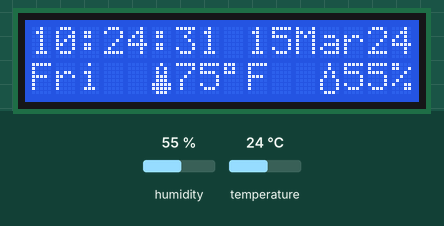
Recording of a sketch running on a simulated Arduino Mega 2560, built with avr-gcc and run on an emulated ATmega2560. On the bench: 16×2 character LCD. Inputs (shaded band) come from the test bench; at power-on: humidity 55 %, temperature 24 °C. The local clock reads 2024-03-15 10:24:30 at power-on unless the sketch sets it; what the sketch prints to the serial monitor is not drawn.

Above: at 1.3 s.
1.4 s: humidity set to 22 %
At 3.2 s:
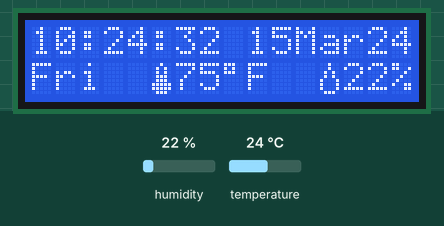
5.0 s: temperature set to 12 °C
At 6.6 s:
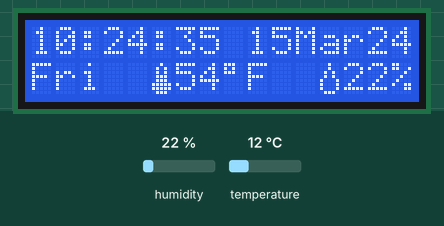
8.3 s: humidity set to 40 %
At 9.9 s:
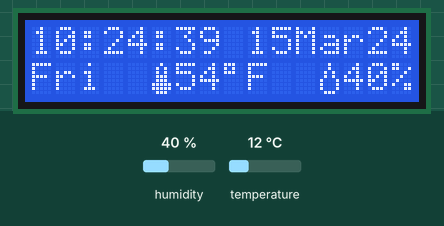
11.7 s: temperature set to 19 °C
At 13.2 s:
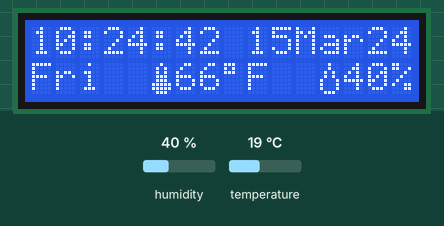
Timing chart, 0 to 14.7 s (numbered marks = the images above; inputs shaded):
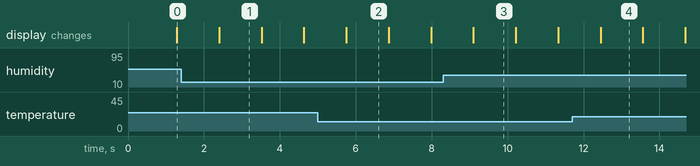

Measured:
- what the display in image 1 shows lasts 1.1 s, from 2.4 s to 3.5 s

The sketch:

ClockShowingHumidityAndTemperatureOn1602LCD.ino
```cpp
// (licence header left out)
/*
Hardware used
- 1602 LCD with  i2c
- Arduino Mega2560 board
- RTC is DS3231
- DHT11 Temperature and Humidity sensor
- 10K potentiometer to adjust LCD brightness
- Breadboard
- Jumpers

By editing respective parameters to method calls in this program, the display can be made to show
- time without seconds
- month as numbers
- temperature in celcius

*/

#include <Adafruit_Sensor.h> // Include Adafruit sensor library https://github.com/adafruit/Adafruit_Sensor
#include <DHT.h> // Include Adafruit DHT library https://github.com/adafruit/DHT-sensor-library
#include <Wire.h> // Library for I2C communication
#include <LiquidCrystal_I2C.h> // Library for LCD

// Date and time functions using a DS3231 RTC connected via I2C and Wire lib
#include <RTClib.h>
RTC_DS3231 rtc;

// Define DHTPin:
#define DHTPin 2 // Digital Humidity and Temperature sensor is on this pin

// Define SDA and SCL pin from LCD:
#define SDAPin 20 // Data pin
#define SCLPin 21 // Clock pin

// Define DHT sensor type:
#define DHTType DHT11


const char* daysOfTheWeek[] =
 { "Sun", "Mon", "Tue", "Wed", "Thu", "Fri", "Sat"}; //days of the week
const char* monthsOfTheYear[] =
 {"Dec", "Jan", "Feb", "Mar", "Apr", "May", "Jun", "Jul", "Aug", "Sep", "Oct", "Nov" }; //days of the week

byte thermometer[8] = //icon for thermometer
{
    B00100,
    B01010,
    B01010,
    B01110,
    B01110,
    B11111,
    B11111,
    B01110
};

byte droplet[8] = //icon for water droplet
{
    B00100,
    B00100,
    B01010,
    B01010,
    B10001,
    B10001,
    B10001,
    B01110,
};

// Create a DHT sensor object:
DHT dht = DHT(DHTPin,DHTType);


// Connect to LCD via i2c, default address 0x27 (A0-A2 not jumpered):
LiquidCrystal_I2C lcd = LiquidCrystal_I2C(0x27,16,2);

// Create an object to capture current timestamp
DateTime now;


void setup() {
  // Initialize dht sensor
  dht.begin();

  // read the DHTPin and know the status
  int chkDHTSensor = dht.read(DHTPin);

  // Initialize LCD:
  lcd.init();
  // Can toggle between back light and noBacklight by uncommenting only one of the lines below
  //lcd.noBacklight(); lcd.display();
  lcd.backlight(); /* or /* lcd.setBacklight(1);*/

  // create custom characters on the LCD for thermometer and water droplet
  lcd.createChar(1,thermometer);
  lcd.createChar(2,droplet);

  // Begin Serial communication at a baudrate of 9600:
  Serial.begin(9600);
  // find and set the RTC
  findAndSetRTC();


}

void loop() {
   //showClockInSerialMonitor();
   now = rtc.now();
   int chk = dht.read(DHTPin);
   writeTimeOnLCD(1,0,true); // display time from clock on first line and also show seconds
   writeDateOnLCD(1,7,true); // display date from clock on first line and also show month in words
   writeDayOfWeekOnLCD(2,0); // display time and date from clock on first line
   writeTemperatureOnLCD(2,5, true); //display temperature on second line and show as Fahrenheit
   writeHumidityOnLCD(2,12); //display humidity on second line
   delay(1050); // DHT sensor takes slightly longer than a second to get readings. Else it would give NaN (Not A Number) readings. Adjust this for your DHT sensor

}

void writeAsTwoDigits(int num) { //this adds a 0 before single digit numbers
  if (num >= 0 && num < 10) {
    lcd.write('0');
  }
  lcd.print(num);
}


void findAndSetRTC() { // finds and sets real time clock

  if (! rtc.begin()) {
    Serial.println("Couldn't find RTC");
    Serial.flush();
    abort();
  }

  if (rtc.lostPower()) {
    Serial.println("RTC lost power, let's set the time!");
    // When time needs to be set on a new device, or after a power loss, the
    // following line sets the RTC to the date & time this sketch was compiled
    rtc.adjust(DateTime(F(__DATE__), F(__TIME__)));
    // This line sets the RTC with an explicit date & time, for example to set
    // January 21, 2014 at 3am you would call:
    // rtc.adjust(DateTime(2014, 1, 21, 3, 0, 0));
  } else {
    Serial.println("RTC power is in order. Time unsure!");
  }

}


void findRTCAndSetCustom(int yyyy,int mon, int dd, int hh, int mm, int amOrPm) { // finds real time clock and sets to custom date
    // This line sets the RTC with an explicit date & time,
    // for example to set to "January 21, 2014 at 3:00am", call with parameters as below
    // rtc.adjust(DateTime(2014, 1, 21, 3, 0, 0));
    rtc.adjust(DateTime(yyyy,mon, dd, hh, mm, amOrPm));

}


void writeTemperatureOnLCD(int lcdLineNo, int cursorPos, boolean isFahrenheit) { //  usually cursorPos is 5
  lcdLineNo--;

  lcd.setCursor(cursorPos, lcdLineNo);
  lcd.write(1); // display the thermometer sign
  lcd.print("      "); // Clear the display before writing. In case NaN has appeared
  lcd.setCursor(cursorPos+1, lcdLineNo);

  lcd.print((float)dht.readTemperature(isFahrenheit),0); // true means Fahrenheit. void is Celsius
  lcd.print((char)223); //degree sign
  if (isFahrenheit) {
      lcd.print("F"); // Fahrenheit
  } else {
      lcd.print("C"); // Celcius
  }

}

// returns the reading as a float
void writeHumidityOnLCD(int lcdLineNo, int cursorPos) { //  usually cursorPos 12
  lcdLineNo--;
  lcd.setCursor(cursorPos, lcdLineNo);
  lcd.write(2); // display the water drop sign
  lcd.print("    "); // Clear the display before writing. In case NaN has appeared
  lcd.setCursor(cursorPos+1, lcdLineNo);
  lcd.print((float)dht.readHumidity(), 0);
  lcd.print("%");

}


void writeTimeOnLCD(int lcdLineNo, int cursorPos, boolean showSeconds) { //  usually cursorPos 0

  lcdLineNo--;
  lcd.setCursor(cursorPos, lcdLineNo);
  writeAsTwoDigits(now.hour());
  lcd.print(":");
  writeAsTwoDigits(now.minute());
  if (showSeconds) {
    lcd.print(":");
    writeAsTwoDigits(now.second());
  }
}

void writeDateOnLCD(int lcdLineNo, int cursorPos, boolean monthInWords) { //  usually cursorPos 7
  lcdLineNo--;
  if (monthInWords) {
    cursorPos += 2;
  }
  lcd.setCursor(cursorPos,lcdLineNo);
  writeAsTwoDigits(now.day());
  if (monthInWords) {
    lcd.print(monthsOfTheYear[now.month()]);
  } else {
    lcd.print("/");
    writeAsTwoDigits(now.month());
    lcd.print("/");
  }
  lcd.print(now.year()-2000);
}


void writeDayOfWeekOnLCD(int lcdLineNo, int cursorPos) { // usually cursorPos 14
  lcdLineNo--;
  lcd.setCursor(cursorPos,lcdLineNo);
  lcd.print(daysOfTheWeek[now.dayOfTheWeek()]);
}


void showClockInSerialMonitor() {

    now = rtc.now();
    Serial.print("RTC Time :- ");
    Serial.print(now.year(), DEC);
    Serial.print('/');
    Serial.print(now.month(), DEC);
    Serial.print('/');
    Serial.print(now.day(), DEC);
    Serial.print(" (");
    Serial.print(daysOfTheWeek[now.dayOfTheWeek()]);
    Serial.print(") ");
    Serial.print(now.hour(), DEC);
    Serial.print(':');
    Serial.print(now.minute(), DEC);
    Serial.print(':');
    Serial.print(now.second(), DEC);
    Serial.print(':');
/*
    Serial.print(" since midnight 1/1/1970 = ");
    Serial.print(now.unixtime());
    Serial.print("s = ");
    Serial.print(now.unixtime() / 86400L);
    Serial.println("d");

    // calculate a date which is 7 days and 30 seconds into the future
    DateTime future (now + TimeSpan(7,12,30,6));

    Serial.print(" now + 7d + 30s: ");
    Serial.print(future.year(), DEC);
    Serial.print('/');
    Serial.print(future.month(), DEC);
    Serial.print('/');
    Serial.print(future.day(), DEC);
    Serial.print(' ');
    Serial.print(future.hour(), DEC);
    Serial.print(':');
    Serial.print(future.minute(), DEC);
    Serial.print(':');
    Serial.print(future.second(), DEC);
    Serial.println();
*/
    Serial.print(" RTC Temperature:- ");
    Serial.print(rtc.getTemperature());
    Serial.println(" C");

}
```
